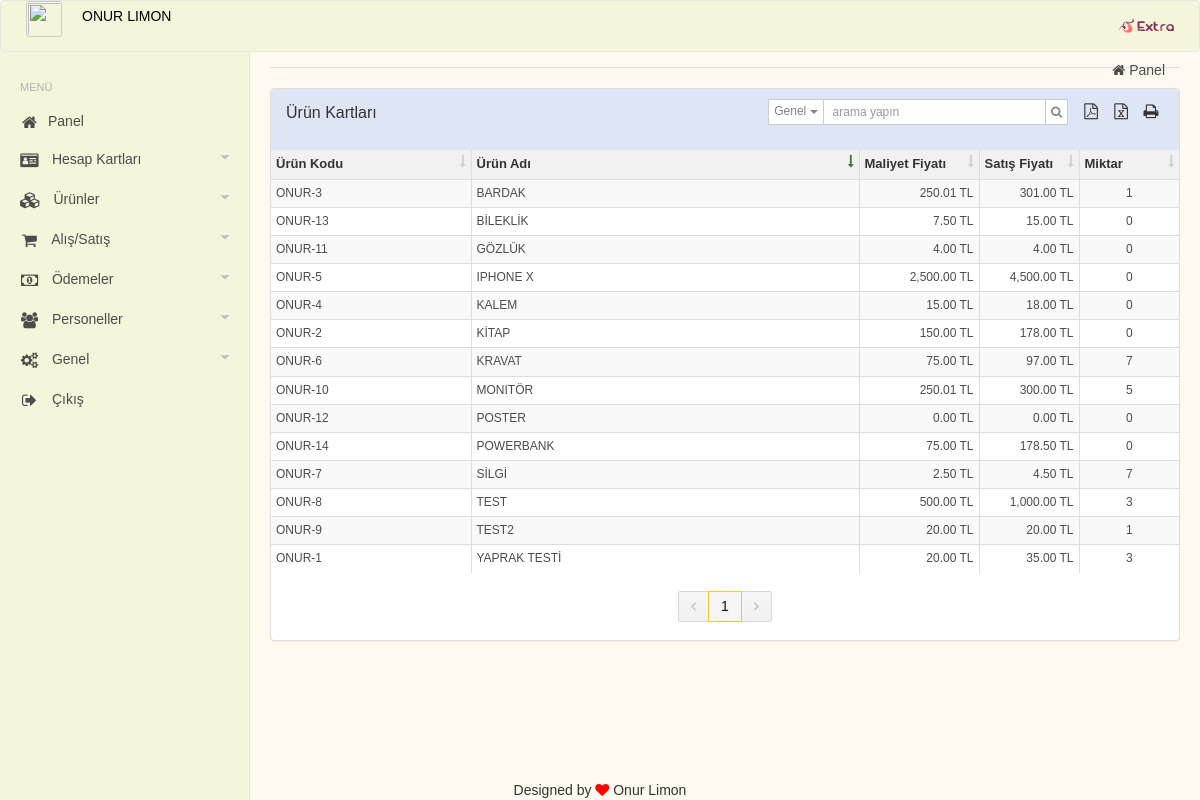
Screenshot of /admin/item/list.php (signed in) with the database file from the repository.
### tables this page shows
CREATE TABLE `onur_items`  (
  `id` int(11) NOT NULL AUTO_INCREMENT,
  `status` int(1) NOT NULL DEFAULT 1,
  `date` datetime(0) NOT NULL,
  `type` varchar(10) NOT NULL,
  `code` varchar(32) NOT NULL,
  `name` varchar(100) NOT NULL,
  `p_purc_out_vat` decimal(15, 4) NOT NULL,
  `p_sale_out_vat` decimal(15, 4) NOT NULL,
  `vat` int(2) NOT NULL,
  `p_purc` decimal(15, 4) NOT NULL,
  `p_sale` decimal(15, 4) NOT NULL,
  `quantity` int(11) NOT NULL,
  `total_purc` decimal(15, 4) NOT NULL,
  `total_sale` decimal(15, 4) NOT NULL,
  `profit` decimal(15, 4) NOT NULL,
  `item_image` varchar(255) NOT NULL,
  UNIQUE INDEX `id`(`id`) USING BTREE
);

### includes/db.php (called while the page is built, shortened)
<?php
function input_check($arr) {
	return $arr;
}
function sql_where_string($arr) {
  	$r = false;
  	if(isset($arr['query'])) {
    	return 'WHERE '.$arr['query'];
  	} else {
  		$order_by 	= false;
  		$limit 		= false;
    	foreach($arr as $key=>$val) {
      		if(is_numeric($key) and is_array($val)) {
        		foreach($val as $key1=>$val1) {
        			if(extra_get_strtoupper($key1) == 'ORDER_BY') { $order_by = $val1; }
        			elseif(extra_get_strtoupper($key1) == 'LIMIT') { $limit = $val1; }
        			else { $r .= _where_string($key1, $val1, $arr); }
        		}
      		} else {
      			if(extra_get_strtoupper($key) == 'ORDER_BY') { $order_by = $val; }
      			elseif(extra_get_strtoupper($key) == 'LIMIT') { $limit = $val; }
      			else { $r .= _where_string($key, $val, $arr); }
      		}
    	}
  	}
    if(substr(trim($r), 0, 3) == 'AND') {
      	$r = trim(substr(trim($r), 3)); }
    $r = str_replace('OR AND', 'OR', $r);
    $r = str_replace('OR  AND', 'OR', $r);
    return 'WHERE '.trim($r);
}
function _where_string($name, $val='', $arr=array()) {
  $r = false;
  if(extra_get_strtoupper($name) == 'OR') {
    $r = ' OR ';
  }
  elseif(extra_get_strtoupper($name) == 'LIKE') {
    foreach($val as $name=>$val) {
      if(strstr($val, "%")) { $val = ''.$val.''; } else { $val = '%'.$val.'%'; }
      $r .= ' AND '.$name." LIKE '".$val."'";
    }
  }
  elseif(extra_get_strtoupper($name) == 'NOT_LIKE') {
    foreach($val as $name=>$val) {
      if(strstr($val, "%")) { $val = ''.$val.''; } else { $val = '%'.$val.'%'; }
      $r .= ' AND '.$name." NOT LIKE '".$val."'";
    }
  }
  elseif(extra_get_strtoupper($name) == 'ORDER_BY') {
    $r .= ' ORDER BY ';
    foreach($val as $name=>$val) {
      $r .= ''.$name." ".$val.", ";
    }
    if(substr($r, -2) == ', ') { $r = substr($r, 0, -2); }
  }
  elseif(extra_get_strtoupper($name) == 'LIMIT') {
    $r .= ' LIMIT '.$val;
    if(substr($r, -2) == ', ') { $r = substr($r, 0, -2); }
  }
  else {
    if($name == 'q') {
      $r = ' AND '.$val;
    } else {
      if(!isset($arr['unset'][$name])) {
        $r = ' AND '.$name."='".$val."'";
      }
    }
  }
  return $r;
}
function get_ARR_helper_limit_AND_orderby($arr) {
	if(!isset($arr['limit'])) 	{ $arr['limit'] = extra()->pg->list_limit; }
		else { $arr['limit'] = input_check($arr['limit']); }
	if(!isset($arr['page'])) 	{ $arr['page'] = 0; }
		else { $arr['page'] = input_check($arr['page']); }
	if(!isset($arr['orderby_name']) and !isset($arr['orderby_type'])) {
		if(isset($_GET['orderby_name']) and isset($_GET['orderby_type'])) {
			$arr['orderby_name'] = input_check($_GET['orderby_name']);
			$arr['orderby_type'] = input_check($_GET['orderby_type']);
		}
	}
	if(@$arr['_GET'] == true) {
		if(isset($_GET['db-s-where'])) { $arr['db-s-where'] = input_check($_GET['db-s-where']); } else { $arr['db-s-where'] = 'all'; }
	}
	if(isset($arr['db-s-where'])) { $arr['db-s-where'] = input_check($arr['db-s-where']); }
	return $arr;
}
?>

### includes/item.php (called while the page is built, shortened)
<?php
function get_items($args=array()) {
	$return = new StdClass;
	$args = get_ARR_helper_limit_AND_orderby($args);
	if(!isset($args['status'])) 	{ $args['status'] = '1'; } else { $args['status'] = input_check($args['status']); }
	$query_str = "SELECT * FROM ".dbname('items')." WHERE status='".$args['status']."' ";
	$query_str_real = $query_str;
		if(isset($args['orderby_name']) and isset($args['orderby_type'])) {
			$query_str_real .= "ORDER BY ".$args['orderby_name']." ".$args['orderby_type'];
		}
		if($args['limit'] > 1) {
			$query_str_real .= " LIMIT ".$args['page'].",".$args['limit']." ";
		}
	if($query = db()->query($query_str)) {
		$return->num_rows = $query->num_rows;
		if($return->num_rows > 0) {
			$query = db()->query($query_str_real);
			$return->display_num_rows = $query->num_rows;
			while($item = $query->fetch_object())
			{
				$item->p_purc = get_set_money($item->p_purc, array('digit_separator'=>false) );
				$item->p_sale = get_set_money($item->p_sale, array('digit_separator'=>false) );
				$item->p_purc_out_vat = get_set_money($item->p_purc_out_vat, array('digit_separator'=>false) );
				$item->p_sale_out_vat = get_set_money($item->p_sale_out_vat, array('digit_separator'=>false) );
				$item = get_user_access($item, '', 'items');
				$return->list[] = $item;
			}
			return $return;
		} else {
			add_alert('Aradığınız kriterlere uygun ürün kartları bulunamadı.', 'warning', __FUNCTION__);
			return false;
		}
	} else {
		add_mysqli_error_log(__FUNCTION__);
	}
}
?>

### includes/input.php (called while the page is built, shortened)
<?php
function is_alert($group='', $class='')
{
	if(!empty($group)) {
		if(isset(extra()->alert[$group])) {
			if(!empty($class)) {
				if(isset(extra()->alert[$group][$class])) {
					return true;
				} else {
					return false;
				}
			} else {
				return true;
			}
		} else {
		 	return false;
		}
	} else {
		if(isset(extra()->alert)) {
			return true;
		} else {
			return false;
		}
	}
}
					?>
					<?php
function get_current_url($type='request_uri') {
	if($type == 'request_uri') {
		return $_SERVER['REQUEST_URI'];
	} elseif($type == 'script_name') {
		return $_SERVER['SCRIPT_NAME'];
	} else {
		return $_SERVER['SERVER_NAME'];
	}
}
function get_set_url_parameters($arr=array()) {
	$url = get_current_url('script_name');
	$parameters = '?';
	if(isset($arr['add']) and is_array(@$arr['add'])) {
		foreach($arr['add'] as $key=>$val) {
			$parameters .= '&'.$key.'='.$val;
		}
	}
	foreach($_GET as $key=>$val) {
		if(!isset($arr['add'][$key]) AND !isset($arr['remove'][$key])) {
			$parameters .= '&'.$key.'='.$val;
		}
	}
	$parameters = str_replace('?&', '?', $parameters);
	return $url.$parameters;
}
?>

### admin/item/list.php (the view, shortened to what this page needs)
<?php include('../../main.php'); ?>
<?php
$items = get_items(array('_GET'=>true)); ?>
<div class="panel panel-default panel-table">
	<?php if( !extra_is_mobile() ): ?>
	<div class="panel-heading">
		<div class="row">
			<div class="col-md-6">
				<h3 class="panel-title">Ürün Kartları</h3>
			</div>
			<div class="col-md-6">
				<div class="pull-right">
					<div class="btn-group btn-icon" data-toggle="tooltip" data-placement="top" title="Pdf">
					  <button type="button" class="btn btn-default btn-xs dropdown-toggle" data-toggle="dropdown" aria-haspopup="true" aria-expanded="false">
					    <i class="fa fa-file-pdf-o"></i>
					  </button>
					</div>
					<div class="btn-group btn-icon" data-toggle="tooltip" data-placement="top" title="Excel">
					  <button type="button" class="btn btn-default btn-xs dropdown-toggle" data-toggle="dropdown" aria-haspopup="true" aria-expanded="false">
					    <i class="fa fa-file-excel-o"></i>
					  </button>
					</div>
					<div class="btn-group btn-icon" data-toggle="tooltip" data-placement="top" title="Yazdır">
					  <button type="button" class="btn btn-default btn-xs dropdown-toggle" data-toggle="dropdown" aria-haspopup="true" aria-expanded="false">
					    <i class="fa fa-print"></i>
					  </button>
					</div>
				</div>
			</div>
		</div>
	</div>
	<?php endif; ?>
	<?php if($items): ?>
		<table class="table table-hover table-bordered table-condensed table-striped">
			<thead>
				<?php if( extra_is_mobile() ): ?>
					<tr>
						<th>Ürün Adı <?php echo get_table_order_by('name', 'ASC'); ?></th>
						<th>Maliyet <?php echo get_table_order_by('p_purc', 'ASC'); ?></th>
						<th>Şatış <?php echo get_table_order_by('p_sale', 'ASC'); ?></th>
						<th>&nbsp; <?php echo get_table_order_by('quantity', 'ASC'); ?></th>
					</tr>
				<?php else : ?>
					<tr>
						<th width="200">Ürün Kodu <?php echo get_table_order_by('code', 'ASC'); ?></th>
						<th>Ürün Adı <?php echo get_table_order_by('name', 'ASC'); ?></th>
						<th width="120">Maliyet Fiyatı <?php echo get_table_order_by('p_purc', 'ASC'); ?></th>
						<th width="100">Satış Fiyatı <?php echo get_table_order_by('p_sale', 'ASC'); ?></th>
						<th width="100">Miktar <?php echo get_table_order_by('quantity', 'ASC'); ?></th>
					</tr>
				<?php endif; ?>
			</thead>
			<tbody>
			<?php foreach($items->list as $item): ?>
				<?php if( extra_is_mobile() ): ?>
					<tr>
						<td><a href="detail.php?id=<?php echo $item->id; ?>" class="fs-11" style="text-decoration:none;"><?php echo extra_get_substr($item->name,0,20); ?></a></td>
						<td class="text-right"><a href="detail.php?id=<?php echo $item->id; ?>" style="text-decoration:none;"><?php set_money($item->p_purc, true); ?></a></td>
						<td class="text-right"><a href="detail.php?id=<?php echo $item->id; ?>" style="text-decoration:none;"><?php set_money($item->p_sale, true); ?></a></td>
						<td class="text-center"><a href="detail.php?id=<?php echo $item->id; ?>" style="text-decoration:none;"><?php echo $item->quantity; ?></a></td>
					</tr>
				<?php else : ?>
					<tr>
						<td><a href="detail.php?id=<?php echo $item->id; ?>" style="text-decoration:none;"><?php echo $item->code; ?></a></td>
						<td><a href="detail.php?id=<?php echo $item->id; ?>" style="text-decoration:none;"><?php echo $item->name; ?></a></td>
						<td class="text-right"><a href="detail.php?id=<?php echo $item->id; ?>" style="text-decoration:none;"><?php set_money($item->p_purc, true); ?></a></td>
						<td class="text-right"><a href="detail.php?id=<?php echo $item->id; ?>" style="text-decoration:none;"><?php set_money($item->p_sale, true); ?></a></td>
						<td class="text-center"><a href="detail.php?id=<?php echo $item->id; ?>" style="text-decoration:none;"><?php echo $item->quantity; ?></a></td>
					</tr>
				<?php endif; ?>
			<?php endforeach; ?>
			</tbody>
		</table>
	<?php else: ?>
		<div class="not-found">
			<?php print_alert(); ?>
		</div>
	<?php endif; ?>
</div>

### includes/helper.php (shortened to what this page needs)
<?php
function extra_is_mobile() {
    return preg_match("/(android|avantgo|blackberry|bolt|boost|cricket|docomo|fone|hiptop|mini|mobi|palm|phone|pie|tablet|up\.browser|up\.link|webos|wos)/i", $_SERVER["HTTP_USER_AGENT"]);
}
function get_set_money($val, $arr=array()) {
    $val = str_replace(',', '', $val);
    if( !is_array($arr) ) {
        if($arr == 'str') { $arr = array('str'=>true); }
        elseif($arr == 'icon') { $arr = array('icon'=>true); }
        elseif($arr == 'small_icon') { $arr = array('icon'=>true, 'small'=>true); }
        elseif($arr == 'small_str') { $arr = array('str'=>true, 'small'=>true); }
        $arr['decimal_separator']   = '.';
        $arr['digit_separator']     = ',';
    }
    if( !isset($arr['decimal_separator']) )   { $arr['decimal_separator']   = '.'; }
    $icon = '';
    if( isset($arr['str']) ) { $icon = ' TL'; }
    if(is_numeric($val)) {
        return number_format($val, 2, '.', $arr['digit_separator']).$icon;
    } else {
        return number_format(0, 2, '.', $arr['digit_separator']).$icon;
    }
}
function set_money($val, $arr=array()) {
    echo get_set_money($val, $arr);
}
function _args_helper($args, $default='') {
    $args2 = array();
    if(is_array($args)) {
        if(is_array($default)) {
            foreach($default as $def) {
                if(!isset($args[$def])) { add_alert('Parametre ile gelen "<b>'.$def.'</b>" dizisi/verisi eksik yada hatalı.', 'warning', __FUNCTION__); }
            }
        } else {
            if($default != '') {
                if(!isset($args[$default])) { $args2[$default] = $args; unset($args); $args = $args2; unset($args2); }
                elseif($args[$default] == '') { $args2[$default] = $args; unset($args); $args = $args2; unset($args2); }
            }
        }
        if(!isset($args['add_alert']))  { $args['add_alert'] = true; }
        if(!isset($args['add_log']))    { $args['add_log'] = true; }
        if(!isset($args['add_new']))    { $args['add_new'] = true; }
        if(!isset($args['return']))     { $args['return'] = 'default'; }
    } else {
        if(!empty($default)) {
            return $args[$default] = array();
        }
    }
    return $args;
}
function extra_get_strtoupper($string, $e ='utf-8') {
    if (function_exists('mb_strtoupper') && !empty($string)) {
        $string = mb_strtoupper($string);
    } else {
        $string = strtoupper($string);
    }
    return $string;
}
    ?><select name="<?php echo $opt['name']; ?>" id="<?php echo $opt['id']; ?>" class="<?php echo $opt['class']; ?>" data-live-search="true"> <?php

### content/themes/default/css/app.css (style rules this page uses)
html { overflow-x: hidden; }
body { background-color: #FFFAF0; font-family: "Comic Sans MS", cursive, sans-serif; overflow-x: hidden; }
table thead { font-size: 13px; background-color: #f1f1f1 !important; -webkit-print-color-adjust: exact !important; }
table thead tr td, table thead tr th { background-color: #f1f1f1 !important; -webkit-print-color-adjust: exact !important; }
table tbody tr td { font-size: 12px; }
.btn { border-radius: 1px; }
.panel .panel-heading .panel-title { font-weight: 500; }
.panel .panel-heading { position: relative; background-color: rgba(255, 255, 255, 0.7); color:#333 !important; border-bottom: 1px solid transparent; }
.panel.panel-default { border-color:#ddd; background-color: #FFF; }
.panel.panel-default .panel-heading { background-color: #dee5f5; }
.panel.panel-table .panel-title { margin-top: 5px; }
.panel.panel-table .btn-group.btn-icon .btn-default { padding: 3px 4px 2px 4px; width: 26px; background-color: transparent; border-color:transparent; }
.panel.panel-table .btn-group.btn-icon .btn i.fa { font-size: 16px; }
.panel.panel-table table { margin-bottom: 0px; }

### rows the page displays
onur_items: code "ONUR-3", name "BARDAK", p_purc "250.01 TL 301.00 TL", quantity "1"
onur_items: code "ONUR-13", name "BİLEKLİK", p_purc "7.50 TL 15.00 TL", quantity "0"
onur_items: code "ONUR-11", name "GÖZLÜK", p_purc "4.00 TL 4.00 TL", quantity "0"
onur_items: code "ONUR-5", name "IPHONE X", p_purc "2,500.00 TL 4,500.00 TL", quantity "0"
onur_items: code "ONUR-4", name "KALEM", p_purc "15.00 TL 18.00 TL", quantity "0"
onur_items: code "ONUR-2", name "KİTAP", p_purc "150.00 TL 178.00 TL", quantity "0"
onur_items: code "ONUR-6", name "KRAVAT", p_purc "75.00 TL 97.00 TL", quantity "7"
onur_items: code "ONUR-10", name "MONITÖR", p_purc "250.01 TL 300.00 TL", quantity "5"
onur_items: code "ONUR-12", name "POSTER", p_purc "0.00 TL 0.00 TL", quantity "0"
onur_items: code "ONUR-14", name "POWERBANK", p_purc "75.00 TL 178.50 TL", quantity "0"
onur_items: code "ONUR-7", name "SİLGİ", p_purc "2.50 TL 4.50 TL", quantity "7"
onur_items: code "ONUR-8", name "TEST", p_purc "500.00 TL 1,000.00 TL", quantity "3"
onur_items: code "ONUR-9", name "TEST2", p_purc "20.00 TL 20.00 TL", quantity "1"
onur_items: code "ONUR-1", name "YAPRAK TESTİ", p_purc "20.00 TL 35.00 TL", quantity "3"

### other values shown
get_active_user($val) "ONUR LIMON"
$page "1"
